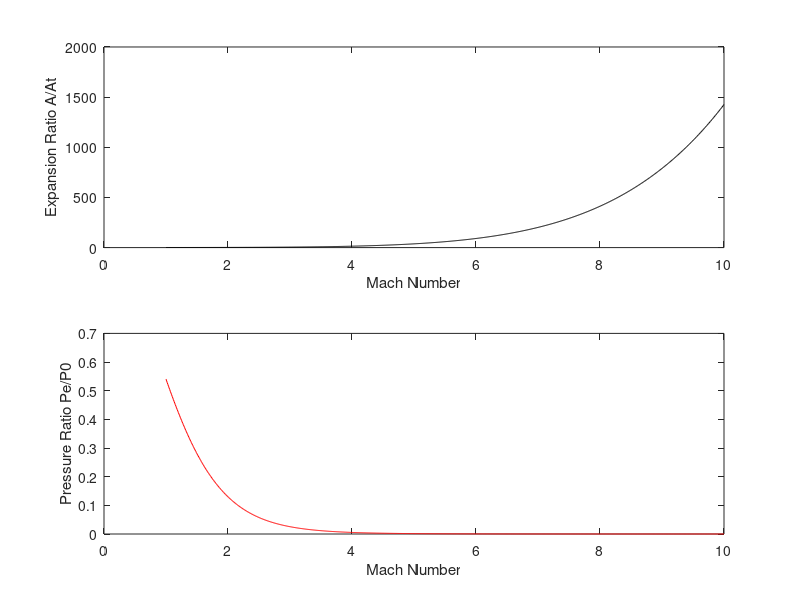
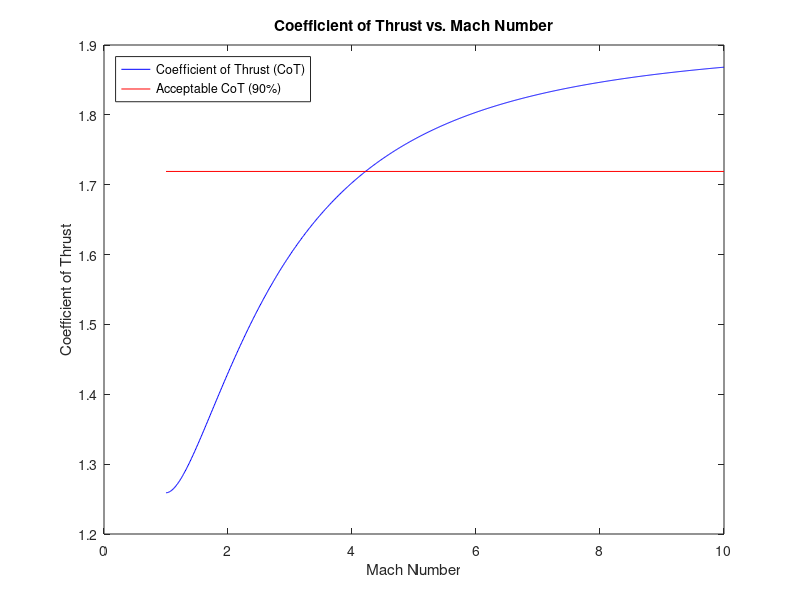

Write MATLAB code to recreate these figures, in order.
%~~~~~~~~~~~~~~~~~~~~~~~~~~~~~~~~~~~~~~~~~~~~~~~~~~~~~~~~~~~~~~~~~~~~~~~~~%
%                   By: Michael Wang, Cornell University                  %
%~~~~~~~~~~~~~~~~~~~~~~~~~~~~~~~~~~~~~~~~~~~~~~~~~~~~~~~~~~~~~~~~~~~~~~~~~%
% Assumptions: Isentropic flow, calorically perfect gas, steady state. Even
% though the pulse is highly transient, 90 percent of the thrurst comes
% from mid pulse "steady state" condition. The goal is to optimize mid
% pulse flow assuming ideal, steady state flow. 
%%%%%%%%%%%%%%%%%%%%%%%%%%%%%%%%%%%%%%%%%%%%%%%%%%%%%%%%%%%%%%%%%%%%%%%%%%%

T0 = 3000; % Kelvin
P0 = 10*101325; % Pa
gamma = 1.33; % specifc heat ratio of water vapor
MM = 0.018015; % molar mass of water vapor [kg/mol]
At = 1; % throat area
Ae = 1; % exit area
M = 1:0.01:10; % Mach number of divergent section
R = 8.3144/MM; % gas constant for water vapor

Ar = []; Pr = [];
for Ma = M
    % Expansion Ratio: Ae/At
    Artemp = (((2 + (gamma-1)*Ma^2)/(gamma+1))^((gamma+1)/(2*gamma - 2)))/Ma;
    Ar = [Ar Artemp];
    if Ma == 4.25
        Araccep = Artemp;
    end
    
    % Pressure ratio: Pe/P0
    Pr = [Pr (1 + ((gamma-1)/2)*Ma^2)^(gamma/(1-gamma))];
end

C_T = [];
% Coefficient of Thrust = Thrust/At*P0. It is directly proportional to 
% specific impulse given stagnation conditions and throat area
n = (2*gamma^2)/(gamma-1); % break down equation 
m = (2/(gamma+1))^((gamma+1)/(gamma-1));
Pa = 0;
for Ma = M
    C_T = [C_T sqrt(n*m*(1 - ((1 + ((gamma-1)/2)*Ma^2)^(gamma/(1-gamma)))^((gamma-1)/gamma)))...
        + (((1 + ((gamma-1)/2)*Ma^2)^(gamma/(1-gamma))) - Pa/P0)*...
        ((((2 + (gamma-1)*Ma^2)/(gamma+1))^((gamma+1)/(2*gamma - 2)))/Ma)];
end

IdealCT = 1.91; % Ideal Coefficient of Thrust given our configuration
AcceptableCT = 0.90*IdealCT;
% 90 percent of Maximum Coefficient of Thrust @ ~4.25 Mach

        
figure(1); clf;
subplot(2,1,1);
plot(M,Ar,'k-');
ylabel('Expansion Ratio A/At');
xlabel('Mach Number');
subplot(2,1,2);
plot(M,Pr,'r-');
ylabel('Pressure Ratio Pe/P0');
xlabel('Mach Number');

figure(2);
plot(M,C_T,'b-',[1,10],[AcceptableCT,AcceptableCT],'r-');
title('Coefficient of Thrust vs. Mach Number');
l = legend('Coefficient of Thrust (CoT)','Acceptable CoT (90%)');
set(l,'Location','northwest')
xlabel('Mach Number');
ylabel('Coefficient of Thrust');


